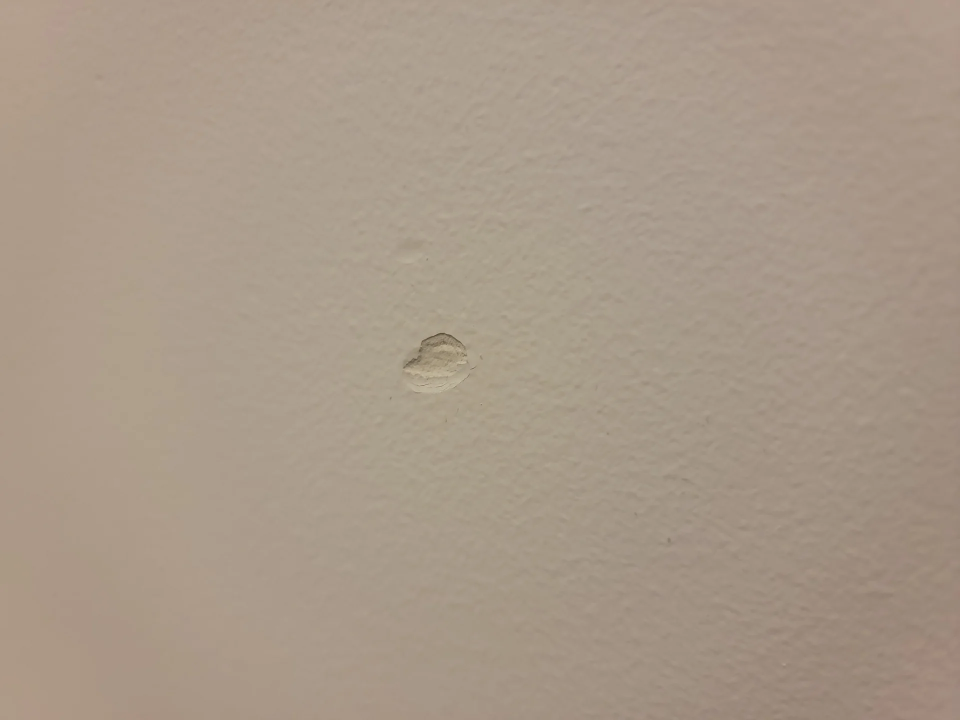
#> input picture drywall.jpg, 1920 x 1440 px, found by its file name (shown at 1/2 size)
$ python threshold.py
#> lines starting #> are read from the running program, lines starting #| are printed output that depends on the picture
import cv2 as cv
import numpy as np
import sys

lower_thresh = 0
upper_thresh = 255
blur_kernel = 3

def threshold(img):
    grayscaled = cv.cvtColor(img, cv.COLOR_RGB2GRAY)
    blured = cv.blur(grayscaled, (blur_kernel, blur_kernel))

    thresh = cv.inRange(blured, lower_thresh, upper_thresh)

    contours,_  = cv.findContours(thresh, cv.RETR_EXTERNAL, cv.CHAIN_APPROX_SIMPLE)

    hull_list = []
    for i in range(len(contours)):
        hull = cv.convexHull(contours[i])
        hull_list.append(hull)


    contour_drawing = np.zeros((thresh.shape[0], thresh.shape[1], 3), dtype=np.uint8)
    for i in range(len(hull_list)):
        rot_rect = cv.minAreaRect(hull_list[i])
        box = cv.boxPoints(rot_rect)
        # cv.drawContours(contour_drawing, contours, i, (0, 0, 255))
        cv.drawContours(contour_drawing, hull_list, i, (0, 0, 255), cv.FILLED)
        # cv.drawContours(contour_drawing, [box], 0, (0, 255, 0))

    cv.imshow("blur", blured)

    return contour_drawing

image = cv.imread("/shared/ryan/Downloads/drywall.jpg")
#> image is the input picture: shape (1440, 1920, 3); mean B, G, R 137.1, 153.1, 168.5
image = cv.resize(image, (0,0), fx=0.5, fy=0.5)
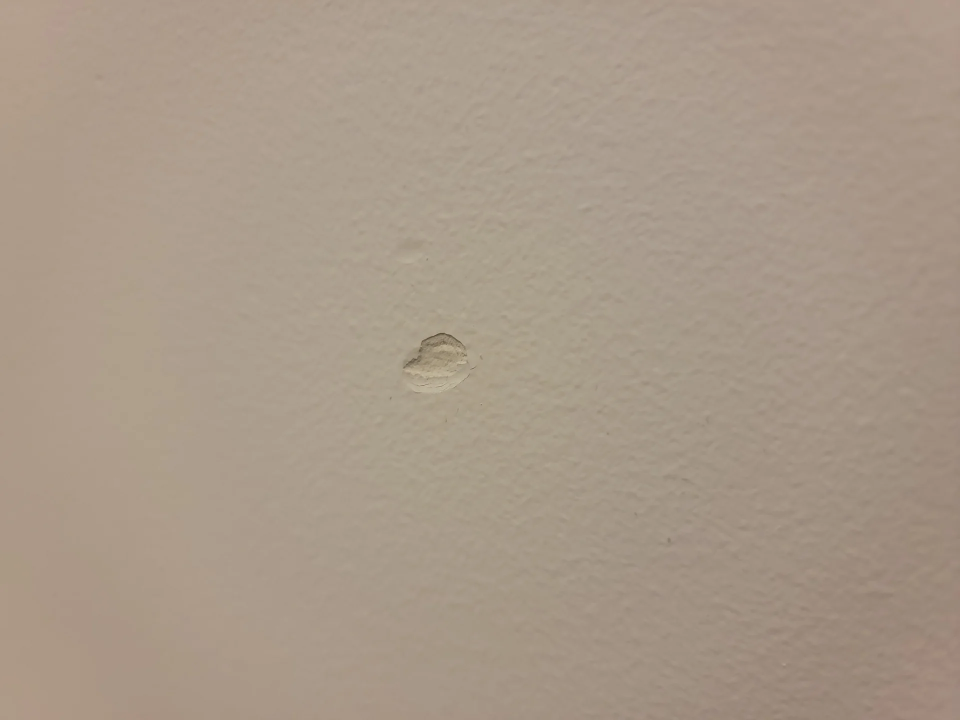
#> image: shape (720, 960, 3); mean B, G, R 137.2, 153.1, 168.6


cv.namedWindow("Contours")

def lThreshTrackbar(newValue):
    global lower_thresh
    lower_thresh = newValue
    cv.imshow("Contours", threshold(image))

def uThreshTrackbar(newValue):
    global upper_thresh
    upper_thresh = newValue
    cv.imshow("Contours", threshold(image))

def kernelSizeTrackbar(newValue):
    global blur_kernel
    blur_kernel = newValue
    cv.imshow("Contours", threshold(image))


cv.createTrackbar("lower thresh", "Contours", 0, 255, lThreshTrackbar)
cv.createTrackbar("upper thresh", "Contours", 0, 255, uThreshTrackbar)
cv.createTrackbar("blur kernel", "Contours", 1, 20, kernelSizeTrackbar)

# cv.imshow("Grayscale", image)
cv.imshow("Contours", threshold(image))
#> in threshold, `grayscaled = cv.cvtColor(img, cv.COLOR_RGB2GRAY)`:
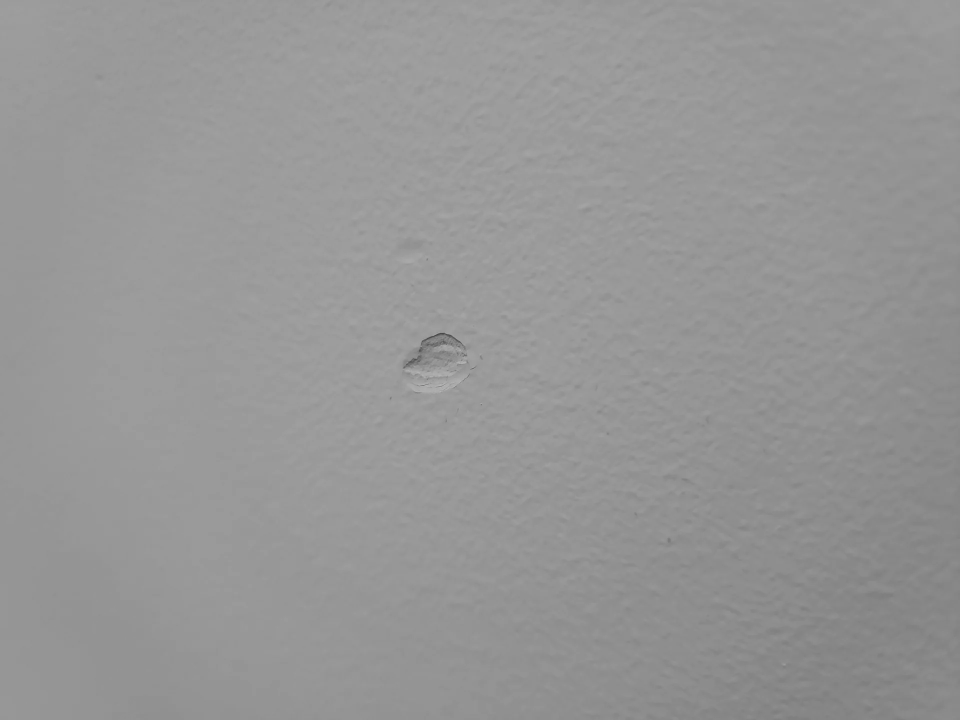
#> grayscaled: shape (720, 960); min 71, max 181, mean 150.1
#> in threshold, `thresh = cv.inRange(blured, lower_thresh, upper_thresh)`: thresh: shape (720, 960); every value is 255
#> in threshold, `contours,_  = cv.findContours(thresh, cv.RETR_EXTERNAL, cv.CHAIN_APPRO..`: contours = [[[0, 0], [0, 719], [959, 719], [959, 0]]]
#> the loop in threshold, `for i in range(len(contours)):` made 1 pass
#> hull on pass 1: [[959, 0], [959, 719], [0, 719], [0, 0]]
#> after the loop in threshold, `for i in range(len(contours)):`: hull_list = [[[959, 0], [959, 719], [0, 719], [0, 0]]]
#> the loop in threshold, `for i in range(len(hull_list)):` made 1 pass
#> (rot_rect, box) on pass 1: (((479.5, 359.5), (719, 959), -90), [[959, 719], [-2.2e-14, 719], [0, 0], [959, 0]])
#> after the loop in threshold, `for i in range(len(hull_list)):`:
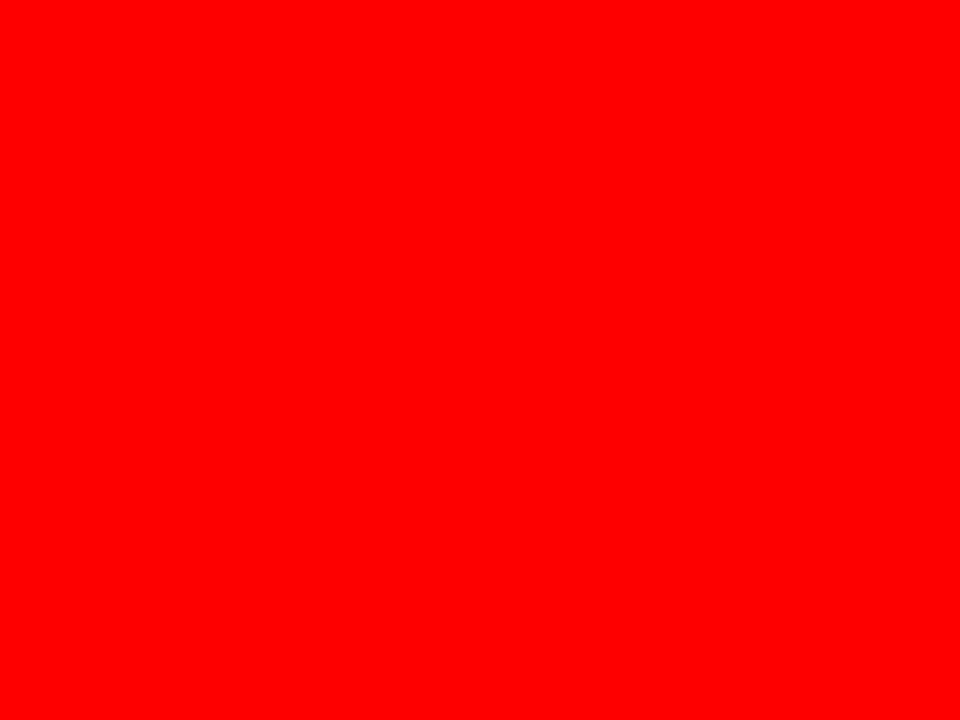
#> contour_drawing: shape (720, 960, 3); mean of channels 0, 1, 2 0, 0, 255; drawn as B, G, R
cv.waitKey(0)

$ run again, with TuningExample.png saved as drywall.jpg
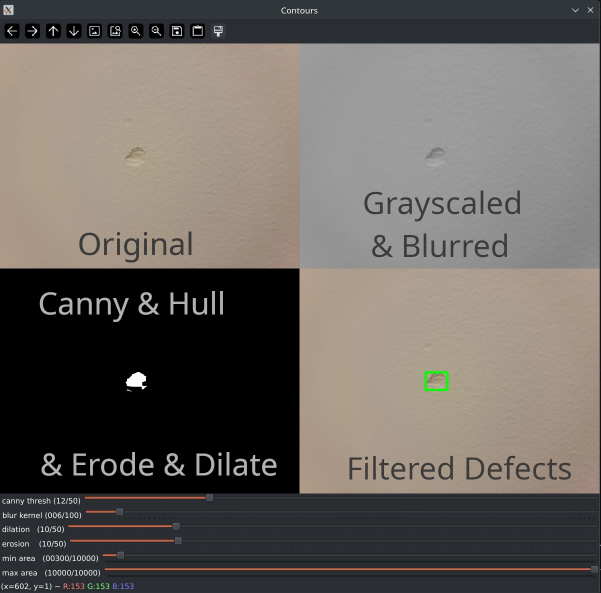
#> input picture TuningExample.png, 1201 x 1186 px, found by its file name (shown at 1/2 size)
#> image is the input picture: shape (1186, 1201, 3); mean B, G, R 94, 99.1, 104.4
#> `image = cv.resize(image, (0,0), fx=0.5, fy=0.5)`:
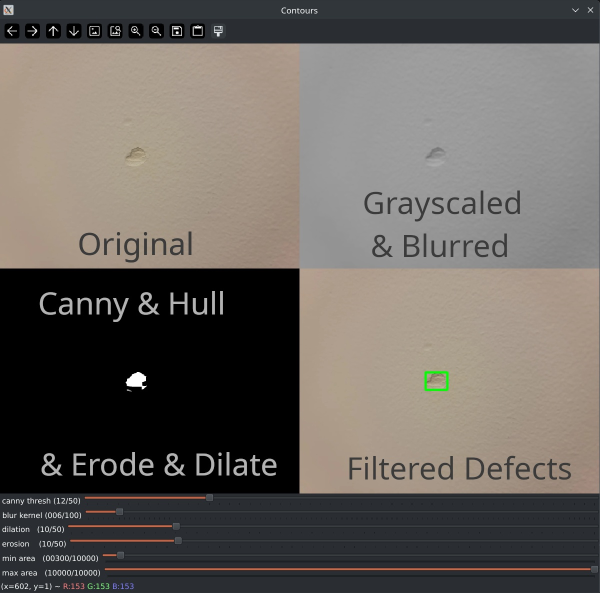
#> image: shape (593, 600, 3); mean B, G, R 94.2, 99.3, 104.5
#> in threshold, `grayscaled = cv.cvtColor(img, cv.COLOR_RGB2GRAY)`:
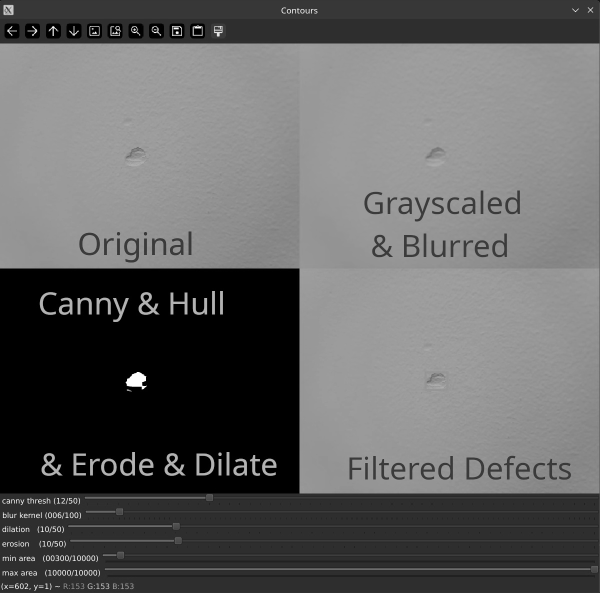
#> grayscaled: shape (593, 600); min 0, max 255, mean 98.3
#> thresh: shape (593, 600); every value is 255
#> contours = [[[0, 0], [0, 592], [599, 592], [599, 0]]]
#> the loop in threshold, `for i in range(len(contours)):` made 1 pass
#> hull on pass 1: [[599, 0], [599, 592], [0, 592], [0, 0]]
#> after the loop in threshold, `for i in range(len(contours)):`: hull_list = [[[599, 0], [599, 592], [0, 592], [0, 0]]]
#> the loop in threshold, `for i in range(len(hull_list)):` made 1 pass
#> (rot_rect, box) on pass 1: (((299.5, 296), (592, 599), -90), [[599, 592], [-1.81e-14, 592], [0, 0], [599, 0]])
